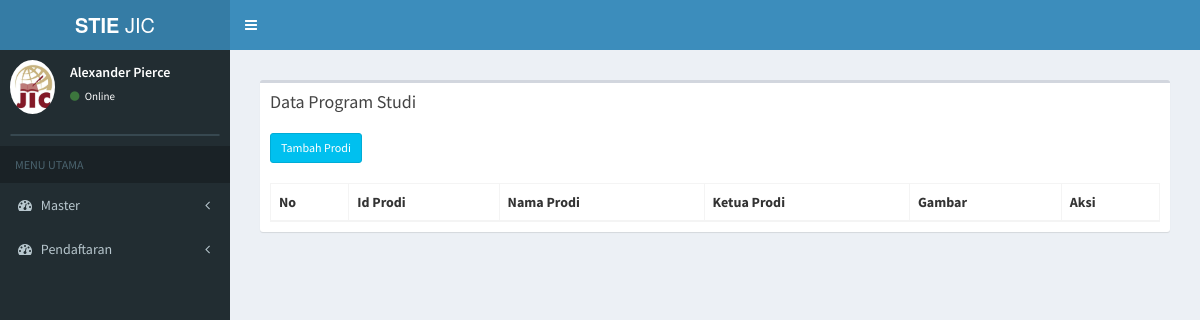
The page /index.php/finance on the database as committed earlier.
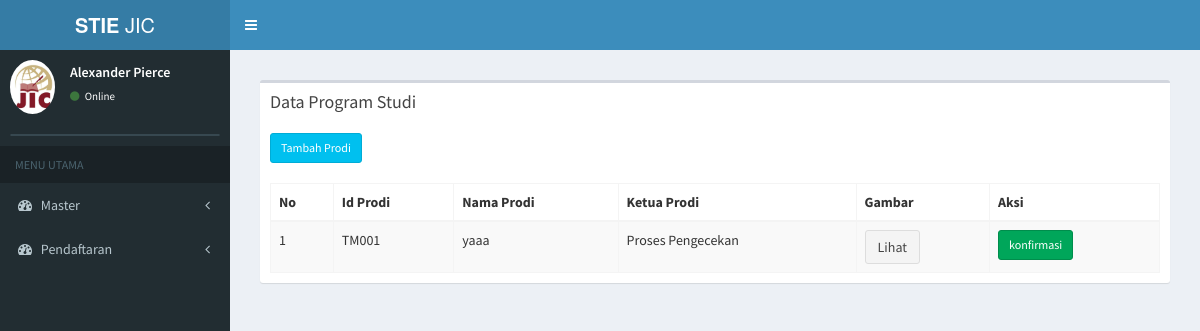
The same page on the database as committed later.
### tables this page shows
CREATE TABLE `tb_pendaftaran` (
  `id_pendaftaran` varchar(6) NOT NULL,
  `tanggal_pendaftaran` date NOT NULL,
  `nama_pendaftar` varchar(50) NOT NULL,
  `jk_pendaftar` varchar(20) NOT NULL,
  `id_sekolah2` varchar(6) NOT NULL,
  `jurusan` varchar(20) NOT NULL,
  `alamat` varchar(100) NOT NULL,
  `email` varchar(30) NOT NULL,
  `no_telp` varchar(15) NOT NULL,
  `waktu` varchar(10) NOT NULL,
  `status_bayar` varchar(20) NOT NULL,
  `id_prodi2` varchar(6) NOT NULL,
  `sumber` varchar(30) NOT NULL,
  `ibu_kandung` varchar(30) NOT NULL,
  `bukti_transfer` text NOT NULL,
  `agama` varchar(10) NOT NULL,
  `id_du2` varchar(6) NOT NULL
);

### application/controllers/finance.php (called while the page is built, shortened)
<?php
class Finance extends CI_Controller {
	public function __construct()
	{
		$this->load->model('finance_model');
	}
		public function index()
	{
		$data['main_view'] = 'Finance/finance_view';
		$data['mahasiswa'] = $this->finance_model->data_mahasiswa();
		$this->load->view('template', $data);
	}
}

### index.php (called while the page is built, shortened)
<?php
require_once BASEPATH.'core/CodeIgniter.php';

### application/models/finance_model.php (called while the page is built, shortened)
<?php
class Finance_model extends CI_Model {
	public function data_mahasiswa(){
		return $this->db->where('status_bayar' , 'Proses Pengecekan')
		->order_by('id_pendaftaran','ASC')
		->get('tb_pendaftaran')
		->result();
	}
}

### application/views/Finance/finance_view.php (the view)
<section class="content">
      <div class="row">
        <div class="col-xs-12">
          <div class="box">
            <div class="box-header">
              <h3 class="box-title">Data Program Studi</h3>
            </div>
            <div class="box-body">
              <table id="example1" class="table table-bordered table-striped">
              <a href="<?php echo base_url() ?>master_prodi/page_tambah_prodi" class="btn btn-info btn-sm" > Tambah Prodi</a> <br> <br>
                <thead>
                <tr>
                  <th>No</th>
                  <th>Id Prodi</th>
                  <th>Nama Prodi</th>
                  <th>Ketua Prodi</th>
                  <th>Gambar</th>
                  <th>Aksi</th>
                </tr>
                </thead>
                <tbody>
                <?php
                $no = 0;
                foreach ($mahasiswa as $data) {
                  echo '
                <tr>
                  <td>'.++$no.'</td>
                  <td name="id_pendaftaran">'.$data->id_pendaftaran.'
                  </td>
                  <td>'.$data->nama_pendaftar.'</td>
                  <td>'.$data->status_bayar.'</td>
                  <td> <button type="button" class="btn btn-default" data-toggle="modal" data-target="#modal-default">
                    Lihat
              </button>
                  </td>
                  <td>
                  <a href="'.base_url('finance/konfirmasi/'.$data->id_pendaftaran).'" class="btn btn-success btn-sm" >konfirmasi </a>
                </tr>
                <div class="modal fade" id="modal-default">
          <div class="modal-dialog">
            <div class="modal-content">
              <div class="modal-header">
                <button type="button" class="close" data-dismiss="modal" aria-label="Close">
                  <span aria-hidden="true">&times;</span></button>
                <h4 class="modal-title">Default Modal</h4>
              </div>
              <div class="modal-body">
                <img style="height:400px;" src= '.base_url('uploads/'.$data->bukti_transfer.''). '>
              </div>
              <div class="modal-footer">
                <button type="button" class="btn btn-default pull-left" data-dismiss="modal">Close</button>
                <button type="button" class="btn btn-primary">Save changes</button>
              </div>
            </div>
          </div>
        </div>
                ';
              }
              ?>
                </tbody>
              </table>
            </div>
          </div>
        </div>
      </div>
    </section>

Rows that differ between the two databases and show on the page:
now on this page (row edited): tb_pendaftaran: id_pendaftaran "TM001", nama_pendaftar "yaaa", status_bayar "Proses Pengecekan"
